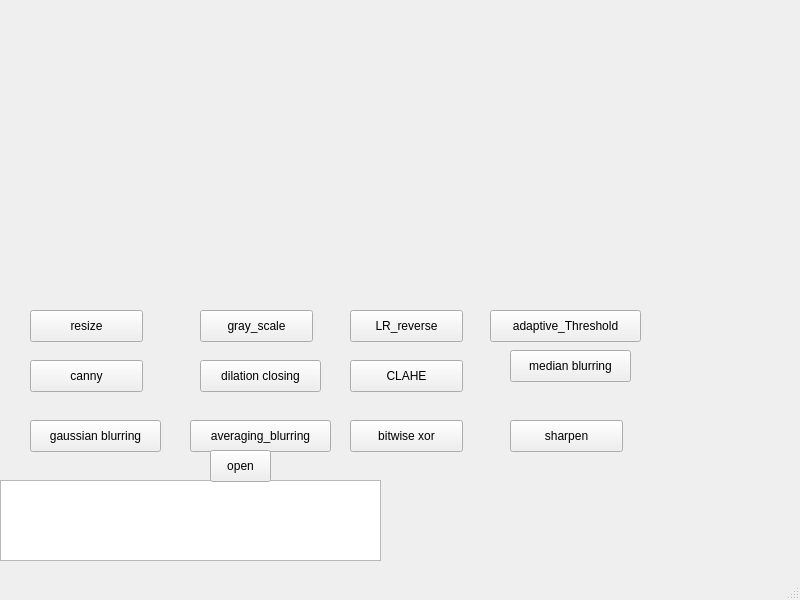
<?xml version="1.0" encoding="UTF-8"?>
<ui version="4.0">
 <class>MainWindow</class>
 <widget class="QMainWindow" name="MainWindow">
  <property name="geometry">
   <rect>
    <x>0</x>
    <y>0</y>
    <width>800</width>
    <height>600</height>
   </rect>
  </property>
  <property name="windowTitle">
   <string>MainWindow</string>
  </property>
  <widget class="QWidget" name="centralwidget">
   <widget class="QPushButton" name="resize_button">
    <property name="geometry">
     <rect>
      <x>30</x>
      <y>310</y>
      <width>113</width>
      <height>32</height>
     </rect>
    </property>
    <property name="text">
     <string>resize</string>
    </property>
   </widget>
   <widget class="QPushButton" name="gray_scale_button">
    <property name="geometry">
     <rect>
      <x>200</x>
      <y>310</y>
      <width>113</width>
      <height>32</height>
     </rect>
    </property>
    <property name="text">
     <string>gray_scale</string>
    </property>
   </widget>
   <widget class="QPushButton" name="adaptive_Threshold_button">
    <property name="geometry">
     <rect>
      <x>490</x>
      <y>310</y>
      <width>151</width>
      <height>32</height>
     </rect>
    </property>
    <property name="text">
     <string>adaptive_Threshold</string>
    </property>
   </widget>
   <widget class="QPushButton" name="LR_reverse_button">
    <property name="geometry">
     <rect>
      <x>350</x>
      <y>310</y>
      <width>113</width>
      <height>32</height>
     </rect>
    </property>
    <property name="text">
     <string>LR_reverse</string>
    </property>
   </widget>
   <widget class="QPushButton" name="canny_button">
    <property name="geometry">
     <rect>
      <x>30</x>
      <y>360</y>
      <width>113</width>
      <height>32</height>
     </rect>
    </property>
    <property name="text">
     <string>canny</string>
    </property>
   </widget>
   <widget class="QPushButton" name="dilation_closing_button">
    <property name="geometry">
     <rect>
      <x>200</x>
      <y>360</y>
      <width>121</width>
      <height>32</height>
     </rect>
    </property>
    <property name="text">
     <string>dilation closing</string>
    </property>
   </widget>
   <widget class="QPushButton" name="averaging_blurring_button">
    <property name="geometry">
     <rect>
      <x>190</x>
      <y>420</y>
      <width>141</width>
      <height>32</height>
     </rect>
    </property>
    <property name="text">
     <string>averaging_blurring</string>
    </property>
   </widget>
   <widget class="QPushButton" name="gaussian_blurring_button">
    <property name="geometry">
     <rect>
      <x>30</x>
      <y>420</y>
      <width>131</width>
      <height>32</height>
     </rect>
    </property>
    <property name="text">
     <string>gaussian blurring</string>
    </property>
   </widget>
   <widget class="QPushButton" name="median_blurring_button">
    <property name="geometry">
     <rect>
      <x>510</x>
      <y>350</y>
      <width>121</width>
      <height>32</height>
     </rect>
    </property>
    <property name="text">
     <string>median blurring</string>
    </property>
   </widget>
   <widget class="QPushButton" name="CLAHE_button">
    <property name="geometry">
     <rect>
      <x>350</x>
      <y>360</y>
      <width>113</width>
      <height>32</height>
     </rect>
    </property>
    <property name="text">
     <string>CLAHE</string>
    </property>
   </widget>
   <widget class="QPushButton" name="sharpen_button">
    <property name="geometry">
     <rect>
      <x>510</x>
      <y>420</y>
      <width>113</width>
      <height>32</height>
     </rect>
    </property>
    <property name="text">
     <string>sharpen</string>
    </property>
   </widget>
   <widget class="QPushButton" name="bitwise_xor_button">
    <property name="geometry">
     <rect>
      <x>350</x>
      <y>420</y>
      <width>113</width>
      <height>32</height>
     </rect>
    </property>
    <property name="text">
     <string>bitwise xor</string>
    </property>
   </widget>
   <widget class="QTextBrowser" name="console">
    <property name="geometry">
     <rect>
      <x>0</x>
      <y>480</y>
      <width>381</width>
      <height>81</height>
     </rect>
    </property>
   </widget>
   <widget class="QPushButton" name="open_button">
    <property name="geometry">
     <rect>
      <x>210</x>
      <y>450</y>
      <width>61</width>
      <height>32</height>
     </rect>
    </property>
    <property name="text">
     <string>open</string>
    </property>
   </widget>
   <zorder>console</zorder>
   <zorder>resize_button</zorder>
   <zorder>gray_scale_button</zorder>
   <zorder>adaptive_Threshold_button</zorder>
   <zorder>LR_reverse_button</zorder>
   <zorder>canny_button</zorder>
   <zorder>dilation_closing_button</zorder>
   <zorder>averaging_blurring_button</zorder>
   <zorder>gaussian_blurring_button</zorder>
   <zorder>median_blurring_button</zorder>
   <zorder>CLAHE_button</zorder>
   <zorder>sharpen_button</zorder>
   <zorder>bitwise_xor_button</zorder>
   <zorder>open_button</zorder>
  </widget>
  <widget class="QMenuBar" name="menubar">
   <property name="geometry">
    <rect>
     <x>0</x>
     <y>0</y>
     <width>800</width>
     <height>22</height>
    </rect>
   </property>
  </widget>
  <widget class="QStatusBar" name="statusbar"/>
 </widget>
 <resources/>
 <connections/>
</ui>
